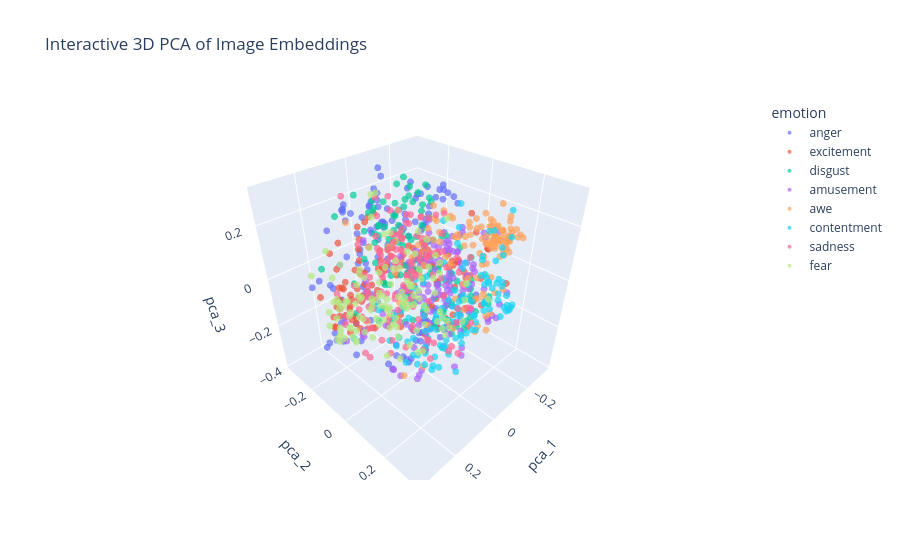

Notebook source saved alongside this figure:
### Markdown cell above
#### Principal Component Analysis (PCA)
We use PCA to project high-dimensional image embeddings into a 3D linear space, allowing us to visualize the global structure and quantify the variance captured by the primary axes.

### Code cell
import pandas as pd
import numpy as np
import json
from sklearn.decomposition import PCA
import plotly.express as px

# 1. Load Data (Remembering the utf-8 encoding!)
with open('emoset_challenge_1000_augmented.json', 'r', encoding='utf-8') as file:
    data = json.load(file)

df = pd.json_normalize(data)
df.rename(columns=lambda x: x.replace('annotations.', ''), inplace=True)

# 2. Extract the embeddings
image_embeddings = np.array(df['embedding'].tolist())

# 3. Apply PCA, but this time with 3 components
pca = PCA(n_components=3)
pca_result_3 = pca.fit_transform(image_embeddings)

# 4. Add the 3 dimensions back to the dataframe
df['pca_1'] = pca_result_3[:, 0]
df['pca_2'] = pca_result_3[:, 1]
df['pca_3'] = pca_result_3[:, 2]

# 5. Create the interactive 3D scatter plot
fig = px.scatter_3d(
    df, 
    x='pca_1', 
    y='pca_2', 
    z='pca_3',
    color='emotion',             # Colors points by emotion
    hover_name='image_name',     # Shows the image name when you hover over a dot
    hover_data=['brightness', 'colorfulness'], # Adds extra info to the tooltip
    title='Interactive 3D PCA of Image Embeddings',
    opacity=0.7                  # Makes dots slightly transparent to see overlaps
)

# Optional: Adjust the size of the dots for better visibility
fig.update_traces(marker=dict(size=4))

# 6. Show the plot (This will open an interactive widget in your notebook)
fig.show()

# NOTE: If you want to share this plot with your project partner, 
# you can save it as an interactive webpage!
# fig.write_html("interactive_3d_pca.html")
